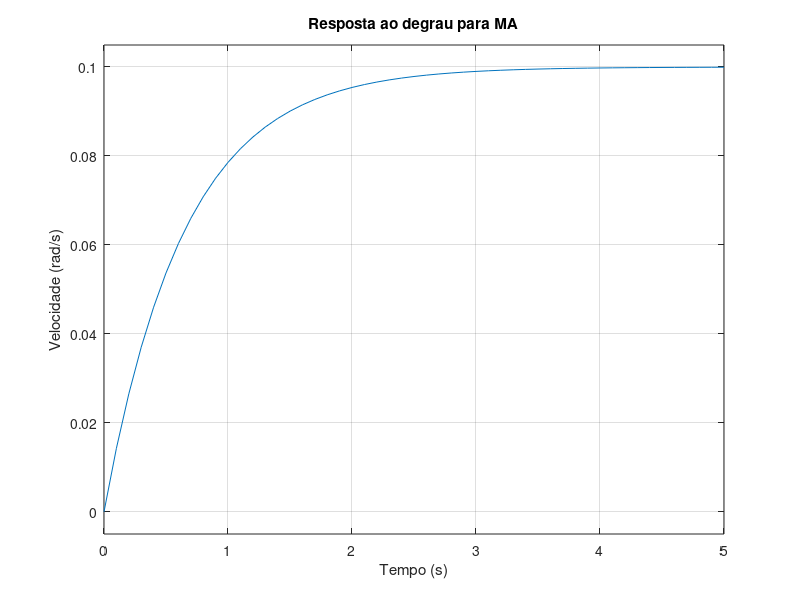
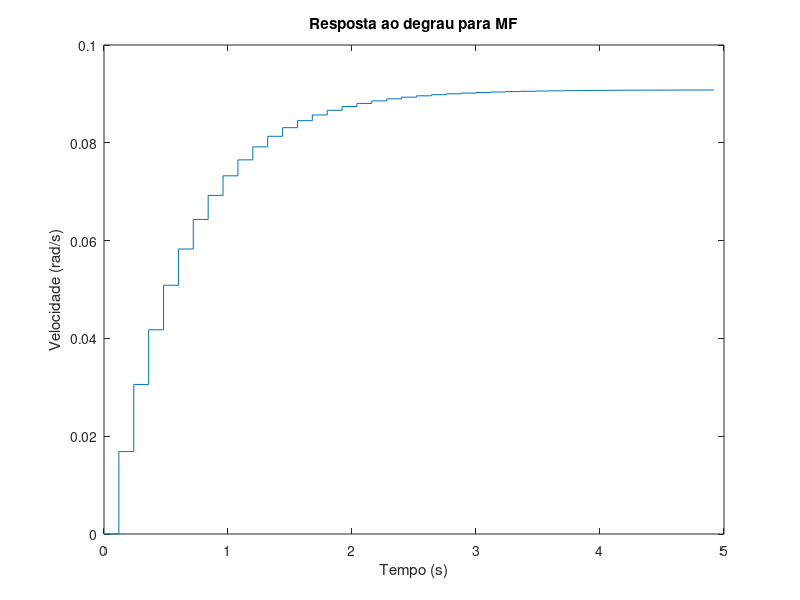
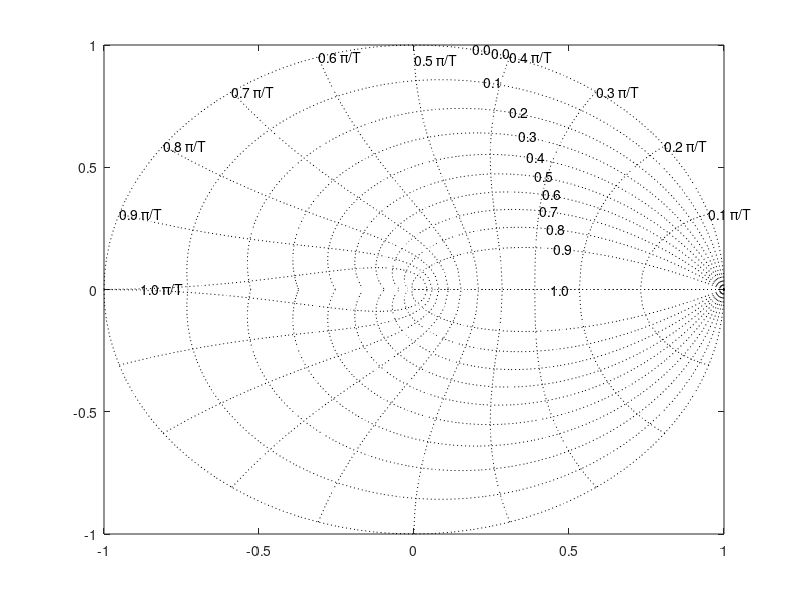

Recreate these plots in MATLAB, in order. (Note: this script raises an error after producing the figures.)
% Controle Digital
%
% Exemplo de projeto de controlador digital pelo lugar das raizes:
% Sistema motor cc;
% No domínio 's', H(s) = K/(Js + b) * (Ls + R) + K^2;

close all; clear all; clc;

%% Escolha do periodo de amostragem:
J = 0.01;
b = 0.1;
K = 0.01;
R = 1;
L = 0.5;

%% Modelo discreto do PROCESSO:

% Processo instavel em MA:
num=K;
den = [(J * L) + (J * R + L * b) (b * R + K ^ 2)];
Gps = tf(num, den);


% Resposta continua em malha aberta
figure; step(Gps, 0:0.1:5);
xlabel('Tempo (s)'); ylabel('Velocidade (rad/s)');
title('Resposta ao degrau para MA');

% Periodo de amostragem
T = 0.12;

% Planta discreta:
Gz = c2d(Gps, T, 'zoh');
zpk(Gz);

% Resposta discreta em malha fechada
sys = feedback(Gz, 1);
[y, t] = step(sys, 5);
figure; stairs(t,y);
xlabel('Tempo (s)'); ylabel('Velocidade (rad/s)');
title('Resposta ao degrau para MF');

%% Especificacoes de desempenho:

Mpmax = 10; % percentual de overshoot
ts = 0.5; % tempo de subida
ta = 1.5; % tempo de acomodacao

% Regioes que atendem as especificacoes:
zetamin = 0.6*(1 - Mpmax/100) % taxa de amortecimento
wnmin = 1.8/ts % frequencia natural
zetawnmin = 4.6/ta % zeta*wn, em que wn esta em rad/s

% Especificacoes (um pouco mais rigoross que valores minimos) que atendem regioes:
zeta = 0.55
wn = 6.0*T % em rad
zeta*wn/T % Observe que  esse valor deve ser > zetawnmin calculado acima
r0 = exp(-zeta*wn) % a regiao interna a esse raio delimita o ta minimo

%% Projeto direto:

% Projeto digital usando lugar das raizes:
figure; zgrid; % referencia do grid

%% 1) Considerando compensador estatico:
K = [0:0.001:50];
figure; rlocus(Gz, K); zgrid(zeta, wn); hold on; plotcircle(0,0,r0,'k-.')
Kc1 = 8;
[Kc1, raizes1] = rlocfind(Gz)
figure; bode(Gz*Kc1); grid on;
% Simulacao da resposta ao degrau em MF
Tz1 = feedback(Gz*Kc1,1);
zpk(Tz1)
figure; step(Tz1); grid on;
figure(5); Tuz1 = Kc1/(1+Gz*Kc1); step(Tuz1); grid;

%% 2) PI:
zc = 0.9; % zero do controlador
Dz = tf([1 -zc], [1 -1], T);

figure; rlocus(Gz*Dz, K); zgrid(zeta, wn); hold on; plotcircle(0,0,r0,'k-.')
[Kc2, raizes2] = rlocfind(Gz*Dz)
 Kc2 = 20;
figure; bode(Gz*Dz*Kc2); grid on;
figure; nyquist(Gz*Dz*Kc2); grid on;
% Simulacao da resposta ao degrau em MF
Tz2 = feedback(Gz*Dz*Kc2,1);
zpk(Tz2)
figure; step(Tz2);grid on;
figure(5); Tuz2 = Kc2*Dz/(1+Gz*Kc2*Dz); step(Tuz2); grid;
